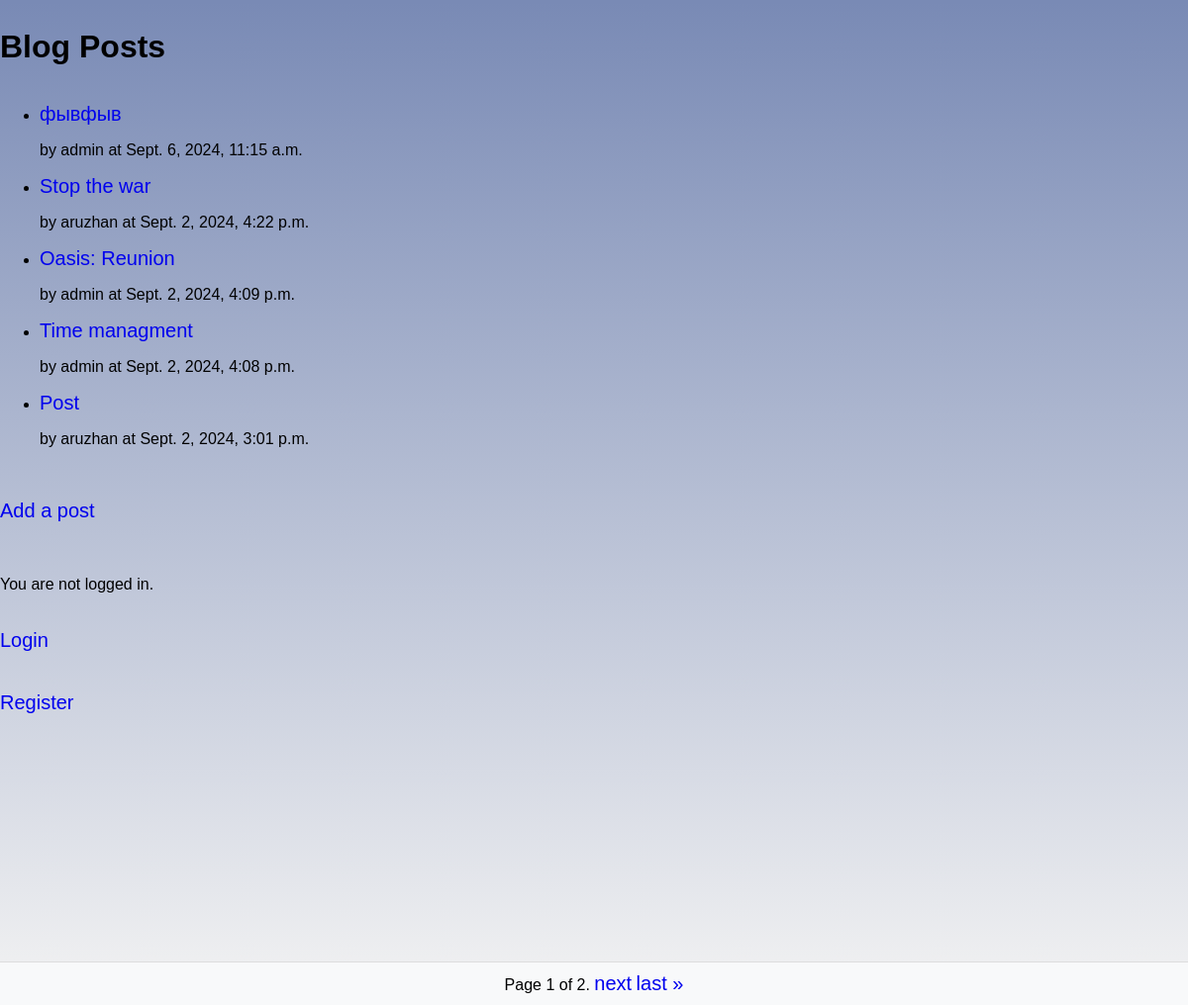
The page / on the database its author committed.
### blog/models.py (models this page shows, shortened)
class Post(models.Model):
    title = models.CharField(max_length=200)
    content = models.TextField()
    author = models.ForeignKey(settings.AUTH_USER_MODEL, on_delete=models.CASCADE)
    created_at = models.DateTimeField(auto_now_add=True)
    updated_at = models.DateTimeField(auto_now=True)

### blog/views.py (the view)
# urls.py: path('', views.post_list_view, name='post_list'),
def post_list_view(request):
    posts = Post.objects.all().order_by('-created_at')
    paginator = Paginator(posts, 5)
    page_number = request.GET.get('page')
    page_obj = paginator.get_page(page_number)
    return render(request, 'blog/post_list.html', {'page_obj': page_obj})

### blog/templates/blog/post_list.html (shortened to what this page needs)
<!DOCTYPE html>
<html xmlns="http://www.w3.org/1999/html">
<head>
    {% load static %}
    <link rel="stylesheet" href="{% static 'css/styles.css' %}">
</head>
<body>
<div class="main">
    <h1>Blog Posts</h1>
    <ul>
        {% for post in page_obj.object_list %}
        <li>
            <a href="{% url 'post_detail' post.id %}">{{ post.title }}</a>
            <p> by {{post.author}} at {{ post.created_at }}</p>
        </li>
        {% endfor %}
    </ul>
    <a href="{% url 'create_post' %}">Add a post</a></br>
    {% if user.is_authenticated %}
    <a href="{% url 'logout' %}">Logout</a>
{% else %}
    <p>You are not logged in.</p>
    <a href="{% url 'login' %}">Login</a>
    <a href="{% url 'register' %}">Register</a>
{% endif %}
    <div class="pagination">
        <span class="step-links">
            <span class="current">
                Page {{ page_obj.number }} of {{ page_obj.paginator.num_pages }}.
            </span>
            {% if page_obj.has_next %}
                <a href="?page={{ page_obj.next_page_number }}">next</a>
                <a href="?page={{ page_obj.paginator.num_pages }}">last &raquo;</a>
            {% endif %}
        </span>
    </div>
</div>
</body>
</html>

### blog/static/css/styles.css (style rules this page uses)
body { background: linear-gradient(180deg, #798AB5FF 0.2%, #F3F3F3); filter: brightness(80%), saturate(90%); height: 1000px; display: flex; flex-direction: column; width: 100%; margin-left: 0; font-family: "Trebuchet MS", sans-serif; }
.pagination { display: flex; justify-content: center; position: fixed; bottom: 0; width: 100%; background-color: #f8f9fa; padding: 10px 0; border-top: 1px solid #ddd; }
.main { display: flex; flex-direction: column; }
a { margin: 20px 0; text-decoration: none; font-size: 20px; }

### rows shown on the page
Post: title "фывфыв", author "admin", created_at "Sept. 6, 2024, 11:15 a.m."
Post: title "Stop the war", author "aruzhan", created_at "Sept. 2, 2024, 4:22 p.m."
Post: title "Oasis: Reunion", author "admin", created_at "Sept. 2, 2024, 4:09 p.m."
Post: title "Time managment", author "admin", created_at "Sept. 2, 2024, 4:08 p.m."
Post: title "Post", author "aruzhan", created_at "Sept. 2, 2024, 3:01 p.m."

### other values the page prints
{{ page_obj.number }} "1"
{{ page_obj.paginator.num_pages }} "2"
